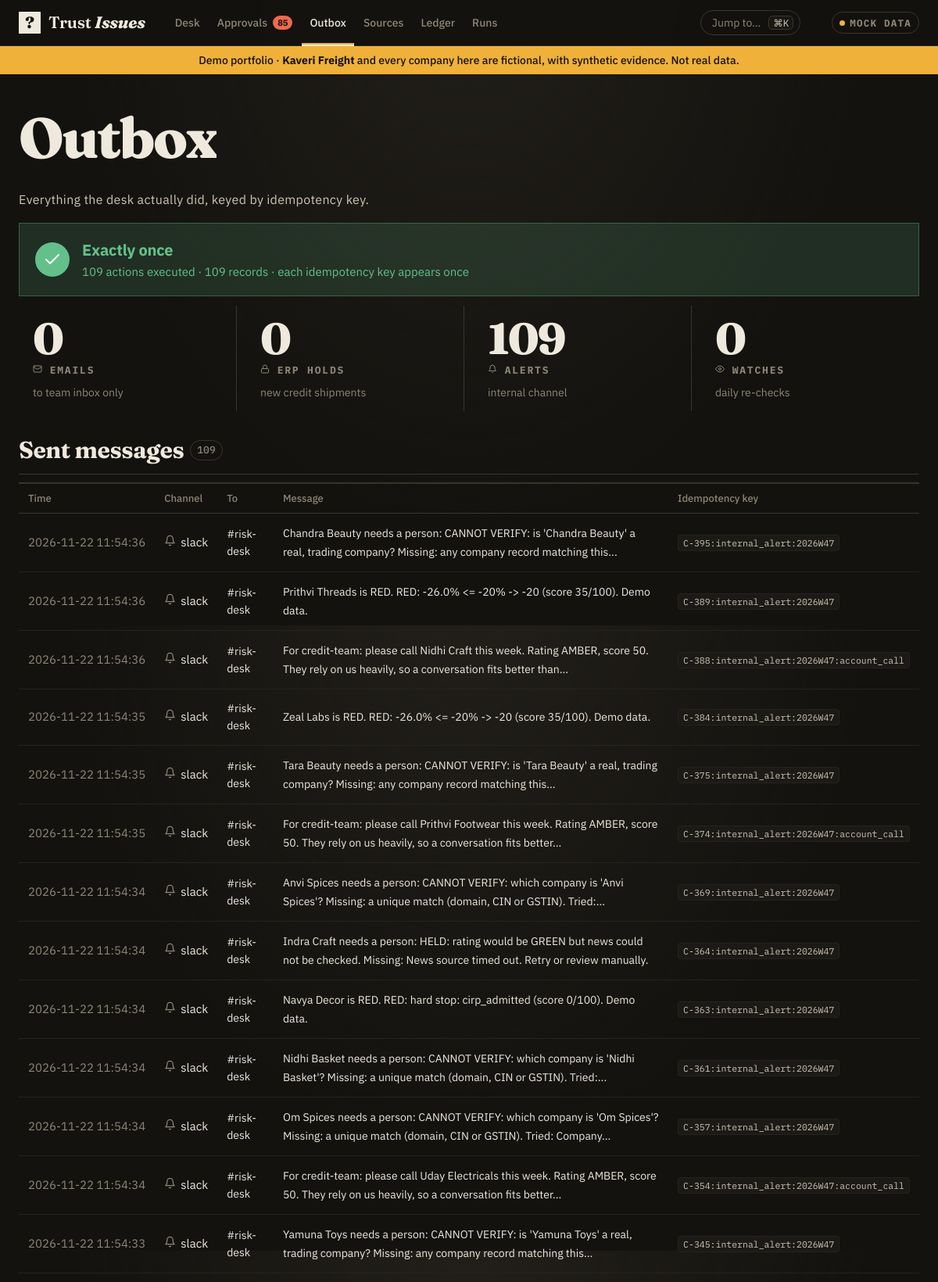
Screenshot of /outbox (upper part) with the database file from the repository.
### tables this page shows
CREATE TABLE outbox(outbox_id TEXT PRIMARY KEY, idempotency_key TEXT UNIQUE, channel TEXT,
  to_addr TEXT, subject TEXT, body TEXT, sent_at TEXT);

### crd/web/app.py (the view)
@app.get("/outbox", response_class=HTMLResponse)
def outbox(request: Request):
    msgs, holds = db.list_outbox(), db.list_erp_holds()
    keys = [m["idempotency_key"] for m in msgs] + [h["idempotency_key"] for h in holds]
    executed = len(db.get_actions("done"))
    return page(request, "outbox.html", msgs=msgs, holds=holds, executed=executed,
                unique=len(keys) == len(set(keys)))

### crd/web/templates/outbox.html (shortened to what this page needs)
{% extends "base.html" %}
{% block content %}
{%- set ns = namespace(email=0, slack=0, watch=0) -%}
{%- for m in msgs -%}
  {%- if m.channel == 'email' %}{% set ns.email = ns.email + 1 %}{% elif m.channel == 'slack' %}{% set ns.slack = ns.slack + 1 %}{% elif m.channel == 'watch' %}{% set ns.watch = ns.watch + 1 %}{% endif -%}
{%- endfor -%}
<div class="page-head">
  <div><h1>Outbox</h1><div class="sub">Everything the desk actually did, keyed by idempotency key.</div></div>
</div>
<div class="hero-ok {{ 'bad' if not unique }}">
  <span class="icon">{{ ui.icon('check' if unique else 'alert', 24) }}</span>
  <div>
    {% if unique %}<div class="big">Exactly once</div>
      <div>{{ executed }} actions executed · {{ msgs|length + holds|length }} records · each idempotency key appears once</div>
    {% else %}<div class="big">Duplicate key found</div><div>An idempotency key appears more than once. Investigate before sending anything else.</div>{% endif %}
  </div>
</div>
<div class="channels" style="margin-top:12px">
  <div class="kpi k-accent"><div class="n">{{ ns.email }}</div><div class="l">{{ ui.icon('mail', 12) }} Emails</div><div class="s">to team inbox only</div></div>
  <div class="kpi k-RED"><div class="n" style="color:var(--text)">{{ holds|length }}</div><div class="l">{{ ui.icon('lock', 12) }} ERP holds</div><div class="s">new credit shipments</div></div>
  <div class="kpi"><div class="n">{{ ns.slack }}</div><div class="l">{{ ui.icon('bell', 12) }} Alerts</div><div class="s">internal channel</div></div>
  <div class="kpi"><div class="n">{{ ns.watch }}</div><div class="l">{{ ui.icon('eye', 12) }} Watches</div><div class="s">daily re-checks</div></div>
</div>
<div class="section-title"><h2>Sent messages</h2><span class="count">{{ msgs|length }}</span></div>
<div class="card" style="overflow:auto">
{% if msgs %}
<table class="tbl">
  <thead><tr><th>Time</th><th>Channel</th><th>To</th><th>Message</th><th>Idempotency key</th></tr></thead>
  <tbody>
  {% for m in msgs %}<tr>
    <td class="nowrap muted top">{{ (m.sent_at or m.created_at)|ts }}</td>
    <td class="top"><span class="row nowrap" style="gap:6px;flex-wrap:nowrap"><span class="muted">{{ ui.icon({'email':'mail','slack':'bell','watch':'eye'}.get(m.channel, 'file'), 15) }}</span>{{ m.channel }}</span></td>
    <td class="top small">{{ m.to_addr or m.to }}</td>
    <td class="top" style="min-width:280px">
      {% if m.subject and m.channel == 'email' %}<details class="body"><summary>{{ m.subject }}</summary><pre>{{ m.body }}</pre></details>
      {% else %}<span class="small">{{ m.body|truncate(140) }}</span>{% endif %}</td>
    <td class="top"><span class="keycode">{{ m.idempotency_key }}</span></td>
  </tr>{% endfor %}
  </tbody>
</table>
{% else %}<div class="empty">Nothing sent yet. Approve an action to see it here — once.</div>{% endif %}
</div>
{% endblock %}

### crd/web/static/style.css (style rules this page uses)
:root { --bg: #f5f6f8; --surface: #ffffff; --surface-2: #f9fafb; --border: #e4e7ec; --border-strong: #d0d5dd; --text: #101828; --text-2: #344054; --muted: #667085; --faint: #98a2b3; --accent: #2563eb; --accent-ink: #1d4ed8; --accent-soft: #eff4ff; --green: #1a7f37; --green-soft: #e8f5ec; --amber: #b26b00; --amber-soft: #fdf3e1; --red: #c62828; --red-soft: #fdecec; --grey: #6b7280; --grey-soft: #f1f2f4; --purple: #6d28d9; --purple-soft: #f1ebfd; --radius: 10px; --radius-sm: 6px; --shadow: 0 1px 2px rgba(16, 24, 40, .05); --shadow-lg: 0 8px 24px rgba(16, 24, 40, .12); --mono: ui-monospace, "JetBrains Mono", "SFMono-Regular", Consolas, monospace; }
* { box-sizing: border-box; }
html { -webkit-text-size-adjust: 100%; }
body { margin: 0; background: var(--bg); color: var(--text); font: 14px/1.5 "Inter", system-ui, -apple-system, "Segoe UI", Roboto, sans-serif; font-feature-settings: "cv11", "ss01"; -webkit-font-smoothing: antialiased; }
h1, h2, h3, h4 { margin: 0; letter-spacing: -.01em; color: var(--text); }
h1 { font-size: 22px; font-weight: 700; }
h2 { font-size: 17px; font-weight: 650; }
.nowrap { white-space: nowrap; }
.muted { color: var(--muted); }
.small { font-size: 12px; }
.page-head { display: flex; align-items: flex-end; justify-content: space-between; gap: 16px; margin-bottom: 18px; flex-wrap: wrap; }
.page-head .sub { color: var(--muted); margin-top: 4px; font-size: 13px; }
.row { display: flex; gap: 12px; align-items: center; flex-wrap: wrap; }
.card { background: var(--surface); border: 1px solid var(--border); border-radius: var(--radius); box-shadow: var(--shadow); }
.section-title { display: flex; align-items: center; gap: 8px; margin: 26px 0 10px; }
.section-title h2 { font-size: 15px; }
.section-title .count { color: var(--muted); font-weight: 500; }
.kpi { position: relative; background: var(--surface); border: 1px solid var(--border); border-radius: var(--radius); padding: 14px 16px 13px 18px; box-shadow: var(--shadow); overflow: hidden; text-align: left; font: inherit; color: inherit; }
.kpi::before { content: ""; position: absolute; left: 0; top: 0; bottom: 0; width: 4px; background: var(--border-strong); }
.kpi .n { font-size: 30px; font-weight: 750; line-height: 1.05; letter-spacing: -.02em; font-variant-numeric: tabular-nums; }
.kpi .l { font-size: 12px; font-weight: 650; text-transform: uppercase; letter-spacing: .06em; color: var(--muted); margin-top: 3px; }
.kpi .s { font-size: 12.5px; color: var(--muted); margin-top: 6px; }
.kpi.k-RED::before { background: var(--red); }
.kpi.k-RED .n { color: var(--red); }
.kpi.k-accent::before { background: var(--accent); }
.tbl { width: 100%; border-collapse: separate; border-spacing: 0; font-size: 13px; }
.tbl th { background: var(--surface-2); text-align: left; font-size: 11px; font-weight: 650; text-transform: uppercase; letter-spacing: .06em; color: var(--muted); padding: 9px 12px; border-bottom: 1px solid var(--border); white-space: nowrap; }
.tbl td { padding: 11px 12px; border-bottom: 1px solid var(--border); vertical-align: middle; }
.tbl td.top { vertical-align: top; }
.hero-ok { display: flex; align-items: center; gap: 16px; padding: 18px 20px; border-radius: var(--radius); background: var(--green-soft); border: 1px solid #bfe3ca; color: #14532d; }
.hero-ok .big { font-size: 20px; font-weight: 750; letter-spacing: -.01em; }
.hero-ok .icon { width: 44px; height: 44px; border-radius: 50%; background: var(--green); color: #fff; display: grid; place-items: center; flex: none; }
.channels { display: grid; grid-template-columns: repeat(4, 1fr); gap: 12px; }
.keycode { font: 11.5px var(--mono); background: var(--surface-2); border: 1px solid var(--border); padding: 2px 6px; border-radius: 4px; color: var(--text-2); white-space: nowrap; }

### rows the page displays
outbox: sent_at "2026-11-22 11:54:36", {{ size }} 15 (drawn), channel "slack", to_addr "#risk-desk", body "Chandra Beauty needs a person: CANNOT VERIFY: is 'Chandra Beauty' a real, trading company? Missing: any company record matching this...", idempotency_key "C-395:internal_alert:2026W47"
outbox: sent_at "2026-11-22 11:54:36", {{ size }} 15 (drawn), channel "slack", to_addr "#risk-desk", body "Prithvi Threads is RED. RED: -26.0% <= -20% -> -20 (score 35/100). Demo data.", idempotency_key "C-389:internal_alert:2026W47"
outbox: sent_at "2026-11-22 11:54:36", {{ size }} 15 (drawn), channel "slack", to_addr "#risk-desk", body "For credit-team: please call Nidhi Craft this week. Rating AMBER, score 50. They rely on us heavily, so a conversation fits better than...", idempotency_key "C-388:internal_alert:2026W47:account_call"
outbox: sent_at "2026-11-22 11:54:35", {{ size }} 15 (drawn), channel "slack", to_addr "#risk-desk", body "Zeal Labs is RED. RED: -26.0% <= -20% -> -20 (score 35/100). Demo data.", idempotency_key "C-384:internal_alert:2026W47"
outbox: sent_at "2026-11-22 11:54:35", {{ size }} 15 (drawn), channel "slack", to_addr "#risk-desk", body "Tara Beauty needs a person: CANNOT VERIFY: is 'Tara Beauty' a real, trading company? Missing: any company record matching this...", idempotency_key "C-375:internal_alert:2026W47"
outbox: sent_at "2026-11-22 11:54:35", {{ size }} 15 (drawn), channel "slack", to_addr "#risk-desk", body "For credit-team: please call Prithvi Footwear this week. Rating AMBER, score 50. They rely on us heavily, so a conversation fits better...", idempotency_key "C-374:internal_alert:2026W47:account_call"
outbox: sent_at "2026-11-22 11:54:34", {{ size }} 15 (drawn), channel "slack", to_addr "#risk-desk", body "Anvi Spices needs a person: CANNOT VERIFY: which company is 'Anvi Spices'? Missing: a unique match (domain, CIN or GSTIN). Tried:...", idempotency_key "C-369:internal_alert:2026W47"
outbox: sent_at "2026-11-22 11:54:34", {{ size }} 15 (drawn), channel "slack", to_addr "#risk-desk", body "Indra Craft needs a person: HELD: rating would be GREEN but news could not be checked. Missing: News source timed out. Retry or review manually.", idempotency_key "C-364:internal_alert:2026W47"
outbox: sent_at "2026-11-22 11:54:34", {{ size }} 15 (drawn), channel "slack", to_addr "#risk-desk", body "Navya Decor is RED. RED: hard stop: cirp_admitted (score 0/100). Demo data.", idempotency_key "C-363:internal_alert:2026W47"
outbox: sent_at "2026-11-22 11:54:34", {{ size }} 15 (drawn), channel "slack", to_addr "#risk-desk", body "Nidhi Basket needs a person: CANNOT VERIFY: which company is 'Nidhi Basket'? Missing: a unique match (domain, CIN or GSTIN). Tried:...", idempotency_key "C-361:internal_alert:2026W47"
outbox: sent_at "2026-11-22 11:54:34", {{ size }} 15 (drawn), channel "slack", to_addr "#risk-desk", body "Om Spices needs a person: CANNOT VERIFY: which company is 'Om Spices'? Missing: a unique match (domain, CIN or GSTIN). Tried: Company...", idempotency_key "C-357:internal_alert:2026W47"
outbox: sent_at "2026-11-22 11:54:34", {{ size }} 15 (drawn), channel "slack", to_addr "#risk-desk", body "For credit-team: please call Uday Electricals this week. Rating AMBER, score 50. They rely on us heavily, so a conversation fits better...", idempotency_key "C-354:internal_alert:2026W47:account_call"
outbox: sent_at "2026-11-22 11:54:33", {{ size }} 15 (drawn), channel "slack", to_addr "#risk-desk", body "Yamuna Toys needs a person: CANNOT VERIFY: is 'Yamuna Toys' a real, trading company? Missing: any company record matching this...", idempotency_key "C-345:internal_alert:2026W47"

### other values shown
{{ pending_count }} "85"
{{ executed }} "109"
{{ msgs|length + holds|length }} "109"
{{ ns.email }} "0"
{{ holds|length }} "0"
{{ ns.slack }} "109"
{{ ns.watch }} "0"
{{ msgs|length }} "109"
